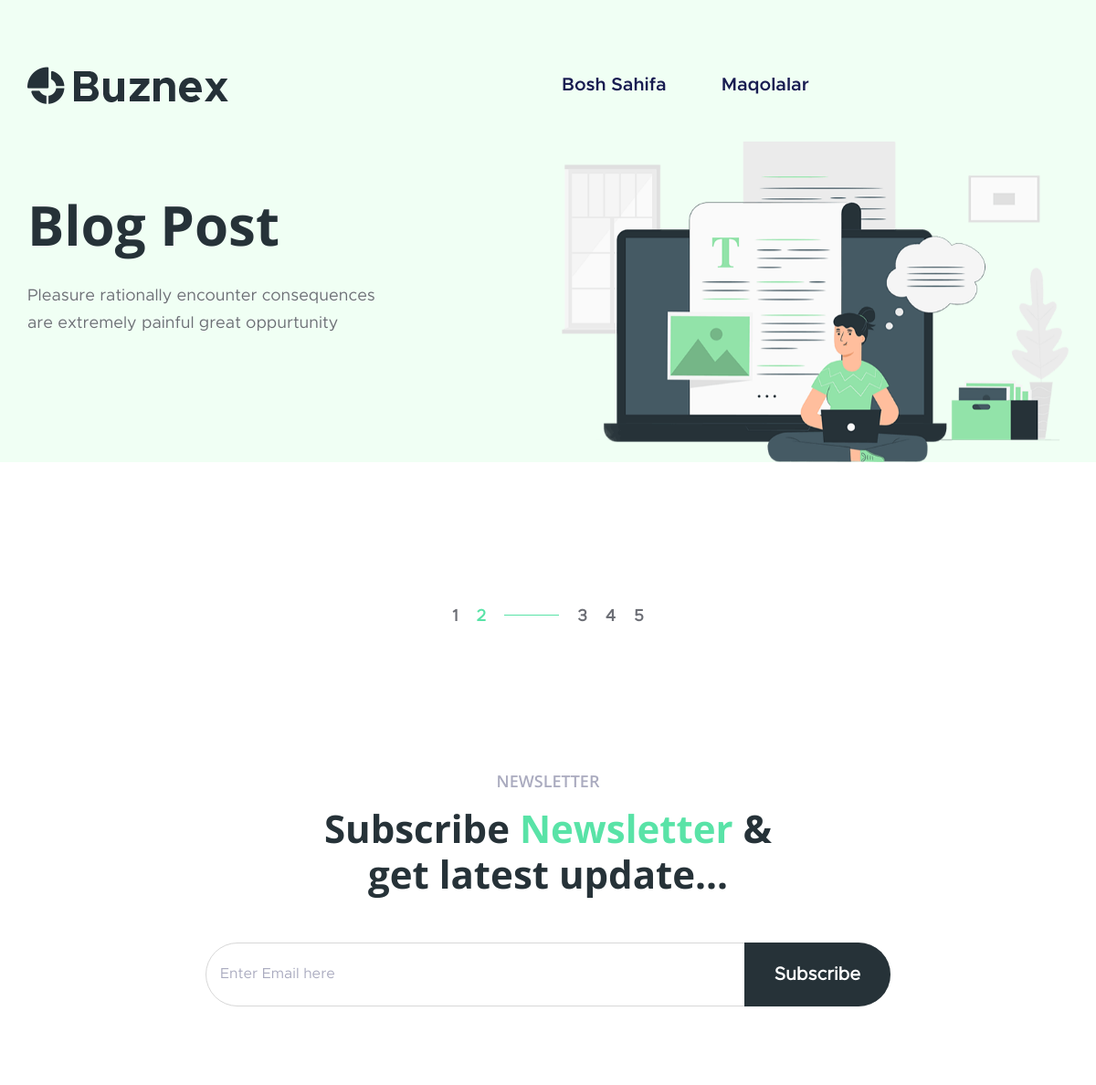
The app's page /posts/ (upper part), older data.
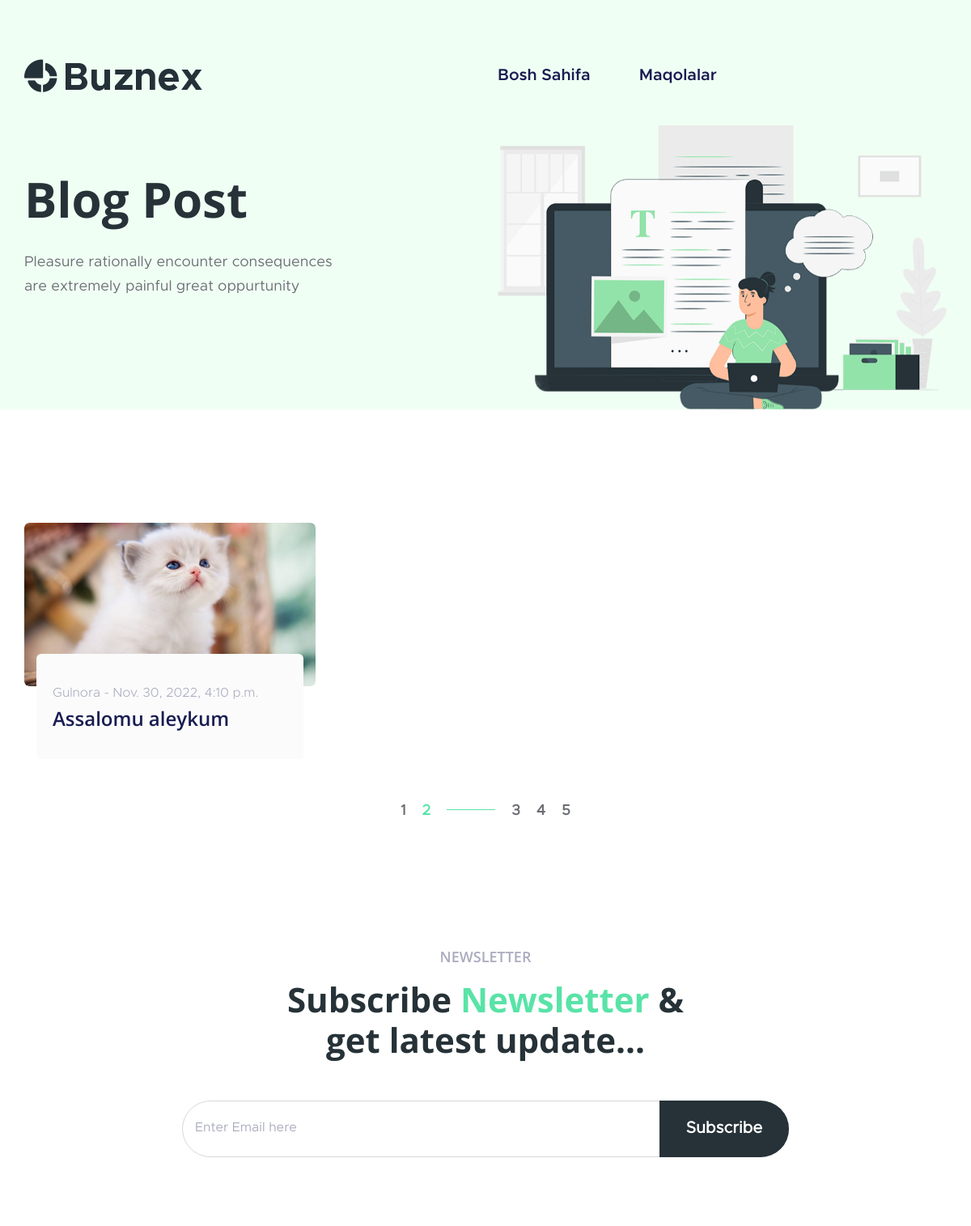
The same page, newer data.
### home/models.py (models this page shows, shortened)
class Post(models.Model):
    image = models.ImageField(upload_to='posts/')
    user = models.ForeignKey(User, on_delete=models.CASCADE)
    category = models.ForeignKey(Category, on_delete=models.CASCADE)
    tags = models.ManyToManyField(Tag)
    title = models.CharField(max_length=500)
    content = models.TextField()
    date = models.DateTimeField(auto_now_add=True)

class User(AbstractUser):
    phone = models.CharField(max_length=200,null=True,blank=True)
    address = models.CharField(max_length=200,null=True,blank=True)
    position = models.CharField(max_length=200,null=True,blank=True)
    image = models.ImageField(upload_to='users',null=True,blank=True)

### home/views.py (the view)
# urls.py: path('posts/', PostList.as_view(), name="posts"),
class PostList(ListView):
    model = Post
    context_object_name = 'posts'
    template_name = 'blog.html'
    queryset = Post.objects.all()

### templates/blog.html
{% extends 'main.html' %} {% load static %}
{% block content %}
    <section class="banner-section position-relative">
        <img class="banner-shape" src="{% static 'assets/images/banner/shape1.png' %}" alt="shape" />
        <div class="container">
            <div class="row">
                <div class="col-md-6">
                    <div class="banner-content banner-padding">
                        <h3 class="title">Blog Post</h3>
                        <p>
                            Pleasure rationally encounter consequences <br />
              are extremely painful great oppurtunity
                        </p>
                    </div>
                </div>
                <div class="col-md-6 mt-7 mt-md-0">
                    <div class="banner-content scene banner-img">
                        <div data-depth="0.2">
                            <img src="{% static 'assets/images/blog/banner.png' %}" alt="img" />
                        </div>
                    </div>
                </div>
            </div>
        </div>
    </section>
    <section class="blog-section section-py">
        <div class="container">
            <div class="row mb-n7">
                {% for p in posts %}
                <div class="col-lg-4 col-sm-6 mb-7">
                    <div class="blog-card">
                        <div class="thumb bg-light p-0 text-center">
                            <a href="{% url 'post_detail' p.id %}">
                                <img src="{{p.image.url}}" alt="img" />
                            </a>
                        </div>
                        <div class="blog-content">
                            <span class="blog-meta">{{p.user.username|title}} - {{p.date}}</span>
                            <h3 class="title">
                                <a href="{% url 'post_detail' p.id %}">{{p.title}}</a>
                            </h3>
                        </div>
                    </div>
                </div>
                {% endfor %}
            </div>
            <div class="row mt-10">
                <div class="col-12">
                    <nav aria-label="Page navigation example">
                        <ul class="pagination justify-content-center">
                            <li class="page-item"><a class="page-link" href="#">1</a></li>
                            <li class="page-item active"><a class="page-link" href="#">2</a></li>
                            <li class="page-item"><a class="page-link" href="#"><span class="pagination-hr"></span></a></li>
                            <li class="page-item"><a class="page-link" href="#">3</a></li>
                            <li class="page-item"><a class="page-link" href="#">4</a></li>
                            <li class="page-item"><a class="page-link" href="#">5</a></li>
                        </ul>
                    </nav>
                </div>
            </div>
        </div>
    </section>
    <section class="news-letter-section section-pb">
        <div class="container">
            <div class="row">
                <div class="col-lg-7 col-xl-6 mx-auto">
                    <div class="title-section mb-10 text-center">
                        <span class="sub-title">NEWSLETTER</span>
                        <h3 class="title mb-0">
                            Subscribe <span class="text-primary">Newsletter</span> &
                            <br class="d-none d-xl-block" />get latest update...
                        </h3>
                    </div>
                </div>
                <div class="col-xl-8 col-lg-10 mx-auto">
                    <form id="mc-form" class="news-letter-form d-flex">
                        <input id="mc-email" class="form-control" type="email" placeholder="Enter Email here" name="email" required='' />
                        <button class="search-btn" type="submit">Subscribe</button>
                    </form>
                </div>
            </div>
        </div>
    </section>
 {% endblock %}

### templates/main.html (shortened to what this page needs)
<!DOCTYPE html> {% load static %}
<html lang="en">
<head>
    <link rel="stylesheet" href="{% static 'assets/css/vendor/vendor.min.css' %}" />
    <link rel="stylesheet" href="{% static 'assets/css/plugins/plugins.min.css' %}" />
    <link rel="stylesheet" href="{% static 'assets/css/style.min.css' %}" />
</head>
<body>
    <header id="active-sticky" class="header-section">
        <div class="container">
            <div class="row align-items-center">
                <div class="col">
                    <div class="header-logo">
                        <a href="{% url 'home' %}"><img src="{% static 'assets/images/logo/logo.png' %}" alt="Site Logo" /></a>
                    </div>
                </div>
                <div class="col text-end">
                    <nav class="main-menu d-none d-lg-block">
                        <ul class="d-flex">
                            <li><a href="{% url 'home' %}">Bosh sahifa</a></li>
                        <li><a href="{% url 'posts' %}">Maqolalar</a></li>
                        </ul>
                    </nav>
                </div>
            </div>
        </div>
    </header>
{% block content %}
{% endblock %}
</body>
</html>

Row changes from the older to the newer data that the page shows:
added Post: image (picture), user.username "Gulnora", date "Nov. 30, 2022, 4:10 p.m.", title "Assalomu aleykum"
